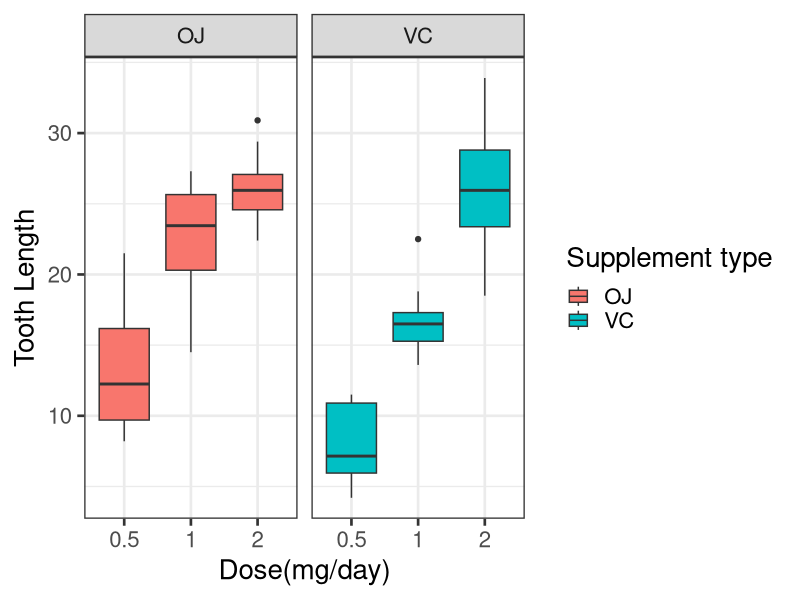

Recreate this plot in R.
library(datasets)
library(ggplot2)
data<-ToothGrowth
data$dose<-as.factor(data$dose)

data_summary<-aggregate(data=data,len~supp+dose,FUN = mean)
names(data_summary)<-c("Supplement Type","Dose","Len_Mean")
data_summary$Len_Median<-aggregate(data=data,len~supp+dose,FUN = median)$len
data_summary$Len_Std<-aggregate(data=data,len~supp+dose,FUN = sd)$len
data_summary$Len_Var<-aggregate(data=data,len~supp+dose,FUN = var)$len
data_summary


figure <- ggplot(data, aes(x = dose, y = len, 
                             fill = supp))
figure <- figure + geom_boxplot()
figure <- figure + facet_grid(. ~ supp)
figure<-figure+theme_bw(base_size = 20)+xlab("Dose(mg/day)")+ylab('Tooth Length')
figure<-figure+guides(fill=guide_legend(title="Supplement type"))
print(figure)

t.test(len~supp,data = subset(data,dose==0.5))
t.test(len~supp,data = subset(data,dose==1))
t.test(len~supp,data = subset(data,dose==2))
t.test(len~dose,data = subset(data,dose %in% c(0.5,1) & supp=="OJ"))
t.test(len~dose,data = subset(data,dose %in% c(0.5,2) & supp=="OJ"))
t.test(len~dose,data = subset(data,dose %in% c(1,2) & supp=="OJ"))
t.test(len~dose,data = subset(data,dose %in% c(0.5,1) & supp=="VC"))
t.test(len~dose,data = subset(data,dose %in% c(0.5,2) & supp=="VC"))
t.test(len~dose,data = subset(data,dose %in% c(1,2) & supp=="VC"))